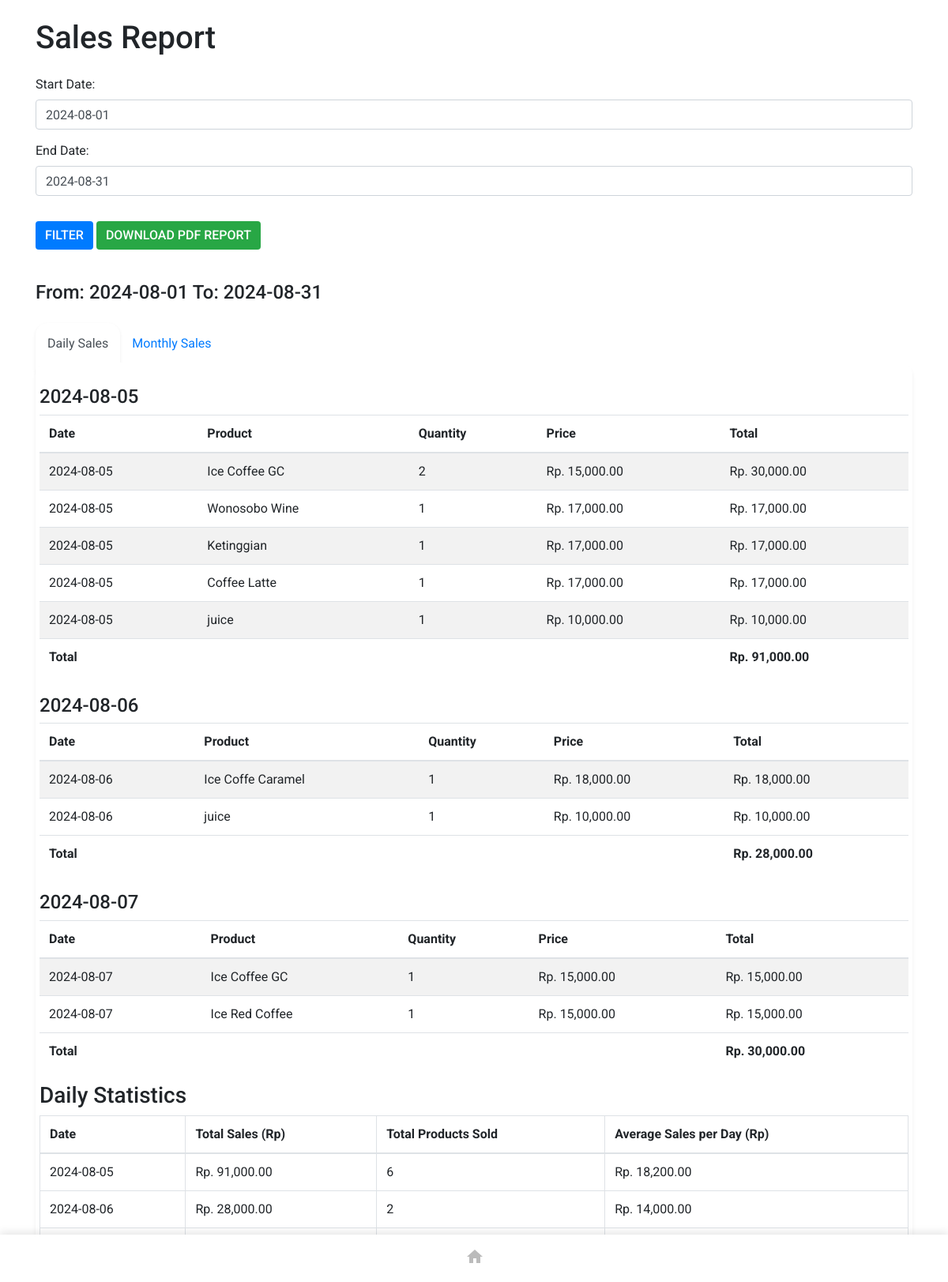
The app's page /report.php with its own data.
### tables this page shows
CREATE TABLE `sale_items` (
  `id` int(11) NOT NULL,
  `sale_id` int(11) DEFAULT NULL,
  `product_id` int(11) DEFAULT NULL,
  `quantity` int(11) NOT NULL,
  `price` decimal(10,2) NOT NULL
);

CREATE TABLE `sales` (
  `id` int(11) NOT NULL,
  `sale_date` date NOT NULL,
  `total` decimal(10,2) NOT NULL
);

CREATE TABLE `products` (
  `id` int(11) NOT NULL,
  `category_id` int(11) DEFAULT NULL,
  `name` varchar(255) NOT NULL,
  `price` decimal(10,2) NOT NULL,
  `image` varchar(255) DEFAULT NULL
);

### report.php (the view, shortened to what this page needs)
<?php
include 'db.php';
$startDate = isset($_GET['start_date']) ? $_GET['start_date'] : date('Y-m-01');
$endDate = isset($_GET['end_date']) ? $_GET['end_date'] : date('Y-m-t');
$sql = "SELECT s.id, s.sale_date, s.total, si.product_id, si.quantity, si.price, p.name
        FROM sales s
        JOIN sale_items si ON s.id = si.sale_id
        JOIN products p ON si.product_id = p.id
        WHERE s.sale_date BETWEEN :start_date AND :end_date";
$stmt = $pdo->prepare($sql);
$stmt->execute(['start_date' => $startDate, 'end_date' => $endDate]);
$sales = $stmt->fetchAll(PDO::FETCH_ASSOC);
$dailySales = [];
$totalAmountDaily = [];
$totalQuantityDaily = [];
foreach ($sales as $sale) {
    $day = date('Y-m-d', strtotime($sale['sale_date']));
    if (!isset($dailySales[$day])) {
        $dailySales[$day] = [];
        $totalAmountDaily[$day] = 0;
        $totalQuantityDaily[$day] = 0;
    }
    $dailySales[$day][] = $sale;
    $totalAmountDaily[$day] += $sale['quantity'] * $sale['price'];
    $totalQuantityDaily[$day] += $sale['quantity'];
}
?>
<!doctype html>
<html lang="en">
<head>
    <link rel="stylesheet" href="vendor/bootstrap-4.4.1/css/bootstrap.min.css">
    <link rel="stylesheet" href="vendor/materializeicon/material-icons.css">
    <link rel="stylesheet" href="https://code.jquery.com/ui/1.12.1/themes/base/jquery-ui.css">
    <link rel="stylesheet" href="vendor/materializeicon/material-icons.css">
    <link href="vendor/bootstrap-4.4.1/css/bootstrap.min.css" rel="stylesheet">
    <link href="vendor/swiper/css/swiper.min.css" rel="stylesheet">
    <link href="css/style.css" rel="stylesheet">
</head>
<body>
    <div class="container">
        <h1 class="my-4">Sales Report</h1>
        <form method="GET" action="">
            <div class="form-group">
                <label for="start_date">Start Date:</label>
                <input type="text" id="start_date" name="start_date" class="form-control" value="<?php echo htmlspecialchars($startDate); ?>">
            </div>
            <div class="form-group">
                <label for="end_date">End Date:</label>
                <input type="text" id="end_date" name="end_date" class="form-control" value="<?php echo htmlspecialchars($endDate); ?>">
            </div>
            <button type="submit" class="btn btn-primary">Filter</button>
            <a href="generate_pdf.php?start_date=<?php echo urlencode($startDate); ?>&end_date=<?php echo urlencode($endDate); ?>" class="btn btn-success my-3">Download PDF Report</a>
        </form>
        <h4 class="my-4">From: <?php echo htmlspecialchars($startDate); ?> To: <?php echo htmlspecialchars($endDate); ?></h4>
        <ul class="nav nav-tabs" id="reportTab" role="tablist">
            <li class="nav-item">
                <a class="nav-link active" id="daily-tab" data-toggle="tab" href="#daily" role="tab" aria-controls="daily" aria-selected="true">Daily Sales</a>
            </li>
            <li class="nav-item">
                <a class="nav-link" id="monthly-tab" data-toggle="tab" href="#monthly" role="tab" aria-controls="monthly" aria-selected="false">Monthly Sales</a>
            </li>
        </ul>
        <div class="tab-content" id="reportTabContent">
            <div class="tab-pane fade show active" id="daily" role="tabpanel" aria-labelledby="daily-tab">
                <?php foreach ($dailySales as $day => $sales): ?>
                <h4 class="mt-4"><?php echo htmlspecialchars($day); ?></h4>
                <table class="table table-striped">
                    <thead>
                        <tr>
                            <th>Date</th>
                            <th>Product</th>
                            <th>Quantity</th>
                            <th>Price</th>
                            <th>Total</th>
                        </tr>
                    </thead>
                    <tbody>
                        <?php foreach ($sales as $sale): ?>
                        <tr>
                            <td><?php echo htmlspecialchars($sale['sale_date']); ?></td>
                            <td><?php echo htmlspecialchars($sale['name']); ?></td>
                            <td><?php echo htmlspecialchars($sale['quantity']); ?></td>
                            <td>Rp. <?php echo number_format($sale['price'], 2); ?></td>
                            <td>Rp. <?php echo number_format($sale['quantity'] * $sale['price'], 2); ?></td>
                        </tr>
                        <?php endforeach; ?>
                    </tbody>
                    <tfoot>
                        <tr>
                            <th colspan="4">Total</th>
                            <th>Rp. <?php echo number_format($totalAmountDaily[$day], 2); ?></th>
                        </tr>
                    </tfoot>
                </table>
                <?php endforeach; ?>
                <h3>Daily Statistics</h3>
                <table class="table table-bordered">
                    <thead>
                        <tr>
                            <th>Date</th>
                            <th>Total Sales (Rp)</th>
                            <th>Total Products Sold</th>
                            <th>Average Sales per Day (Rp)</th>
                        </tr>
                    </thead>
                    <tbody>
                        <?php foreach ($totalAmountDaily as $day => $totalAmount): ?>
                        <tr>
                            <td><?php echo htmlspecialchars($day); ?></td>
                            <td>Rp. <?php echo number_format($totalAmount, 2); ?></td>
                            <td><?php echo htmlspecialchars($totalQuantityDaily[$day]); ?></td>
                            <td>Rp. <?php echo number_format($totalAmount / count($dailySales[$day]), 2); ?></td>
                        </tr>
                        <?php endforeach; ?>
                    </tbody>
                </table>
            </div>
        </div>
    </div>
    <div class="footer">
                <div class="no-gutters">
                    <div class="col-auto mx-auto">
                        <div class="row no-gutters justify-content-center">
                            <div class="col-auto">
                                <a href="index.php" class="btn btn-link-default">
                                    <i class="material-icons">home</i>
                                </a>
                            </div>
                        </div>
                    </div>
                </div>
            </div>
</body>
</html>

### css/style.css (style rules this page uses)
html { height: 100%; }
body { min-height: 100%; height: auto; overflow-y: auto; font-family: 'Roboto', sans-serif; font-size: 16px; line-height: 22px; -webkit-overflow-scrolling: touch; -webkit-touch-callout: none; -webkit-user-select: none; -khtml-user-select: none; -moz-user-select: none; -ms-user-select: none; user-select: none; }
.form-control::placeholder { color: #bbbbbb; }
.btn { font-size: 16px; text-transform: uppercase; font-weight: 500; border-width: 0; }
body a.btn-primary, body a.btn-warning, body a.btn-danger, body a.btn-success { color: #ffffff; }
.btn i, .btn span, a i { vertical-align: middle }
.btn i:first-child { margin-right: 5px; margin-left: -4px; }
.btn i:last-child { margin-left: 5px; margin-right: -4px; }
.btn i:last-child:first-child { margin-left: 0px; margin-right: 0px; }
.btn.btn-link-default { color: #bbbbbb; }
.nav-tabs { z-index: 0; border: 0; margin-bottom: -11px; }
.nav-tabs .nav-link { padding: 15px 15px 25px 15px; border: 0; border-radius: 15px 15px 0 0; }
.nav-tabs .nav-link.active { box-shadow: 0 .125rem .25rem rgba(0, 0, 0, .075); -webkit-box-shadow: 0 .125rem .25rem rgba(0, 0, 0, .075); -moz-box-shadow: 0 .125rem .25rem rgba(0, 0, 0, .075); -ms-box-shadow: 0 .125rem .25rem rgba(0, 0, 0, .075); }
.tab-content { position: relative; z-index: 1; }
.tab-content .tab-pane { padding: 5px; background-color: #ffffff; box-shadow: 0 .25rem .25rem rgba(0, 0, 0, .075); -webkit-box-shadow: 0 .25rem .25rem rgba(0, 0, 0, .075); -moz-box-shadow: 0 .25rem .25rem rgba(0, 0, 0, .075); -ms-box-shadow: 0 .25rem .25rem rgba(0, 0, 0, .075); border-radius: 15px; }
.footer { width: 100%; height: auto; position: fixed; padding: env(safe-area-inset-bottom); bottom: 0; left: 0; z-index: 9; transition: all ease 0.5s; -webkit-transition: all ease 0.5s; -moz-transition: all ease 0.5s; -ms-transition: all ease 0.5s; background: #ffffff; box-shadow: 0px -3px 10px rgba(0, 0, 0, 0.1); -webkit-box-shadow: 0px -3px 10px rgba(0, 0, 0, 0.1); -moz-box-shadow: 0px -3px 10px rgba(0, 0, 0, 0.1); -ms-box-shadow: 0px -3px 10px rgba(0, 0, 0, 0.1); }
.footer .btn { width: 60px; height: 60px; line-height: 54px; padding: 0; text-align: center; display: block; vertical-align: middle; }
.footer .btn i { width: 22px; margin: 0 auto; display: inline-block; vertical-align: middle }

### records on screen
sale_items: sale.sale_date "2024-08-05", product.name "Ice Coffee GC", quantity "2", price "15,000.00", $sale['quantity'] * $sale['price'] "30,000.00"
sale_items: sale.sale_date "2024-08-05", product.name "Wonosobo Wine", quantity "1", price "17,000.00", $sale['quantity'] * $sale['price'] "17,000.00"
sale_items: sale.sale_date "2024-08-05", product.name "Ketinggian", quantity "1", price "17,000.00", $sale['quantity'] * $sale['price'] "17,000.00"
sale_items: sale.sale_date "2024-08-05", product.name "Coffee Latte", quantity "1", price "17,000.00", $sale['quantity'] * $sale['price'] "17,000.00"
sale_items: sale.sale_date "2024-08-05", product.name "juice", quantity "1", price "10,000.00", $sale['quantity'] * $sale['price'] "10,000.00"
sale_items: sale.sale_date "2024-08-06", product.name "Ice Coffe Caramel", quantity "1", price "18,000.00", $sale['quantity'] * $sale['price'] "18,000.00"
sale_items: sale.sale_date "2024-08-06", product.name "juice", quantity "1", price "10,000.00", $sale['quantity'] * $sale['price'] "10,000.00"
sale_items: sale.sale_date "2024-08-07", product.name "Ice Red Coffee", quantity "1", price "15,000.00", $sale['quantity'] * $sale['price'] "15,000.00", sale.sale_date "30,000.00"
sale_items: sale.sale_date "2024-08-07", product.name "Ice Coffee GC", quantity "1", price "15,000.00", $sale['quantity'] * $sale['price'] "15,000.00"

### other values on screen
$startDate "2024-08-01"
$endDate "2024-08-31"
$day "2024-08-05"
$totalAmountDaily[$day] "91,000.00"
$day "2024-08-06"
$totalAmountDaily[$day] "28,000.00"
$totalAmount "91,000.00"
$totalQuantityDaily[$day] "6"
$totalAmount / count($dailySales[$day]) "18,200.00"
$totalAmount "28,000.00"
$totalQuantityDaily[$day] "2"
$totalAmount / count($dailySales[$day]) "14,000.00"
